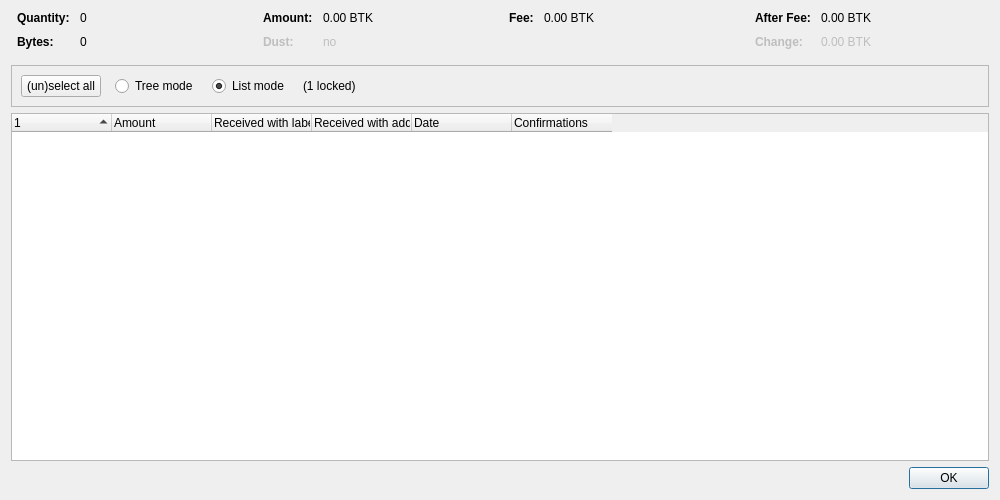
<?xml version="1.0" encoding="UTF-8"?>
<ui version="4.0">
 <class>CoinControlDialog</class>
 <widget class="QDialog" name="CoinControlDialog">
  <property name="geometry">
   <rect>
    <x>0</x>
    <y>0</y>
    <width>1000</width>
    <height>500</height>
   </rect>
  </property>
  <property name="windowTitle">
   <string>Coin Selection</string>
  </property>
  <layout class="QVBoxLayout" name="verticalLayout">
   <item>
    <layout class="QHBoxLayout" name="horizontalLayoutTop" stretch="0,0,0,0">
     <property name="topMargin">
      <number>0</number>
     </property>
     <property name="bottomMargin">
      <number>10</number>
     </property>
     <item>
      <layout class="QFormLayout" name="formLayoutCoinControl1">
       <property name="horizontalSpacing">
        <number>10</number>
       </property>
       <property name="verticalSpacing">
        <number>10</number>
       </property>
       <property name="leftMargin">
        <number>6</number>
       </property>
       <property name="rightMargin">
        <number>6</number>
       </property>
       <item row="0" column="0">
        <widget class="QLabel" name="labelCoinControlQuantityText">
         <property name="font">
          <font>
           <weight>75</weight>
           <bold>true</bold>
          </font>
         </property>
         <property name="text">
          <string>Quantity:</string>
         </property>
        </widget>
       </item>
       <item row="0" column="1">
        <widget class="QLabel" name="labelCoinControlQuantity">
         <property name="cursor">
          <cursorShape>IBeamCursor</cursorShape>
         </property>
         <property name="contextMenuPolicy">
          <enum>Qt::ActionsContextMenu</enum>
         </property>
         <property name="text">
          <string notr="true">0</string>
         </property>
         <property name="textInteractionFlags">
          <set>Qt::LinksAccessibleByMouse|Qt::TextSelectableByKeyboard|Qt::TextSelectableByMouse</set>
         </property>
        </widget>
       </item>
       <item row="1" column="0">
        <widget class="QLabel" name="labelCoinControlBytesText">
         <property name="font">
          <font>
           <weight>75</weight>
           <bold>true</bold>
          </font>
         </property>
         <property name="text">
          <string>Bytes:</string>
         </property>
        </widget>
       </item>
       <item row="1" column="1">
        <widget class="QLabel" name="labelCoinControlBytes">
         <property name="cursor">
          <cursorShape>IBeamCursor</cursorShape>
         </property>
         <property name="contextMenuPolicy">
          <enum>Qt::ActionsContextMenu</enum>
         </property>
         <property name="text">
          <string notr="true">0</string>
         </property>
         <property name="textInteractionFlags">
          <set>Qt::LinksAccessibleByMouse|Qt::TextSelectableByKeyboard|Qt::TextSelectableByMouse</set>
         </property>
        </widget>
       </item>
      </layout>
     </item>
     <item>
      <layout class="QFormLayout" name="formLayoutCoinControl2">
       <property name="horizontalSpacing">
        <number>10</number>
       </property>
       <property name="verticalSpacing">
        <number>10</number>
       </property>
       <property name="leftMargin">
        <number>6</number>
       </property>
       <property name="rightMargin">
        <number>6</number>
       </property>
       <item row="0" column="0">
        <widget class="QLabel" name="labelCoinControlAmountText">
         <property name="font">
          <font>
           <weight>75</weight>
           <bold>true</bold>
          </font>
         </property>
         <property name="text">
          <string>Amount:</string>
         </property>
        </widget>
       </item>
       <item row="0" column="1">
        <widget class="QLabel" name="labelCoinControlAmount">
         <property name="cursor">
          <cursorShape>IBeamCursor</cursorShape>
         </property>
         <property name="contextMenuPolicy">
          <enum>Qt::ActionsContextMenu</enum>
         </property>
         <property name="text">
          <string notr="true">0.00 BTK</string>
         </property>
         <property name="textInteractionFlags">
          <set>Qt::LinksAccessibleByMouse|Qt::TextSelectableByKeyboard|Qt::TextSelectableByMouse</set>
         </property>
        </widget>
       </item>
       <item row="1" column="0">
        <widget class="QLabel" name="labelCoinControlLowOutputText">
         <property name="enabled">
          <bool>false</bool>
         </property>
         <property name="font">
          <font>
           <weight>75</weight>
           <bold>true</bold>
          </font>
         </property>
         <property name="text">
          <string>Dust:</string>
         </property>
        </widget>
       </item>
       <item row="1" column="1">
        <widget class="QLabel" name="labelCoinControlLowOutput">
         <property name="enabled">
          <bool>false</bool>
         </property>
         <property name="cursor">
          <cursorShape>IBeamCursor</cursorShape>
         </property>
         <property name="contextMenuPolicy">
          <enum>Qt::ActionsContextMenu</enum>
         </property>
         <property name="text">
          <string notr="true">no</string>
         </property>
         <property name="textInteractionFlags">
          <set>Qt::LinksAccessibleByMouse|Qt::TextSelectableByKeyboard|Qt::TextSelectableByMouse</set>
         </property>
        </widget>
       </item>
      </layout>
     </item>
     <item>
      <layout class="QFormLayout" name="formLayoutCoinControl3">
       <property name="horizontalSpacing">
        <number>10</number>
       </property>
       <property name="verticalSpacing">
        <number>10</number>
       </property>
       <property name="leftMargin">
        <number>6</number>
       </property>
       <property name="rightMargin">
        <number>6</number>
       </property>
       <item row="0" column="0">
        <widget class="QLabel" name="labelCoinControlFeeText">
         <property name="font">
          <font>
           <weight>75</weight>
           <bold>true</bold>
          </font>
         </property>
         <property name="text">
          <string>Fee:</string>
         </property>
        </widget>
       </item>
       <item row="0" column="1">
        <widget class="QLabel" name="labelCoinControlFee">
         <property name="cursor">
          <cursorShape>IBeamCursor</cursorShape>
         </property>
         <property name="contextMenuPolicy">
          <enum>Qt::ActionsContextMenu</enum>
         </property>
         <property name="text">
          <string notr="true">0.00 BTK</string>
         </property>
         <property name="textInteractionFlags">
          <set>Qt::LinksAccessibleByMouse|Qt::TextSelectableByKeyboard|Qt::TextSelectableByMouse</set>
         </property>
        </widget>
       </item>
      </layout>
     </item>
     <item>
      <layout class="QFormLayout" name="formLayoutCoinControl4">
       <property name="horizontalSpacing">
        <number>10</number>
       </property>
       <property name="verticalSpacing">
        <number>10</number>
       </property>
       <property name="leftMargin">
        <number>6</number>
       </property>
       <property name="rightMargin">
        <number>6</number>
       </property>
       <item row="0" column="0">
        <widget class="QLabel" name="labelCoinControlAfterFeeText">
         <property name="font">
          <font>
           <weight>75</weight>
           <bold>true</bold>
          </font>
         </property>
         <property name="text">
          <string>After Fee:</string>
         </property>
        </widget>
       </item>
       <item row="0" column="1">
        <widget class="QLabel" name="labelCoinControlAfterFee">
         <property name="cursor">
          <cursorShape>IBeamCursor</cursorShape>
         </property>
         <property name="contextMenuPolicy">
          <enum>Qt::ActionsContextMenu</enum>
         </property>
         <property name="text">
          <string notr="true">0.00 BTK</string>
         </property>
         <property name="textInteractionFlags">
          <set>Qt::LinksAccessibleByMouse|Qt::TextSelectableByKeyboard|Qt::TextSelectableByMouse</set>
         </property>
        </widget>
       </item>
       <item row="1" column="0">
        <widget class="QLabel" name="labelCoinControlChangeText">
         <property name="enabled">
          <bool>false</bool>
         </property>
         <property name="font">
          <font>
           <weight>75</weight>
           <bold>true</bold>
          </font>
         </property>
         <property name="text">
          <string>Change:</string>
         </property>
        </widget>
       </item>
       <item row="1" column="1">
        <widget class="QLabel" name="labelCoinControlChange">
         <property name="enabled">
          <bool>false</bool>
         </property>
         <property name="cursor">
          <cursorShape>IBeamCursor</cursorShape>
         </property>
         <property name="contextMenuPolicy">
          <enum>Qt::ActionsContextMenu</enum>
         </property>
         <property name="text">
          <string notr="true">0.00 BTK</string>
         </property>
         <property name="textInteractionFlags">
          <set>Qt::LinksAccessibleByMouse|Qt::TextSelectableByKeyboard|Qt::TextSelectableByMouse</set>
         </property>
        </widget>
       </item>
      </layout>
     </item>
    </layout>
   </item>
   <item>
    <widget class="QFrame" name="frame">
     <property name="minimumSize">
      <size>
       <width>0</width>
       <height>40</height>
      </size>
     </property>
     <property name="frameShape">
      <enum>QFrame::StyledPanel</enum>
     </property>
     <property name="frameShadow">
      <enum>QFrame::Sunken</enum>
     </property>
     <layout class="QHBoxLayout" name="horizontalLayout">
      <item>
       <layout class="QHBoxLayout" name="horizontalLayoutPanel" stretch="0,0,0,0,0">
        <property name="spacing">
         <number>14</number>
        </property>
        <item>
         <widget class="QPushButton" name="pushButtonSelectAll">
          <property name="sizePolicy">
           <sizepolicy hsizetype="Maximum" vsizetype="Fixed">
            <horstretch>0</horstretch>
            <verstretch>0</verstretch>
           </sizepolicy>
          </property>
          <property name="text">
           <string>(un)select all</string>
          </property>
          <property name="autoDefault">
           <bool>false</bool>
          </property>
         </widget>
        </item>
        <item>
         <widget class="QRadioButton" name="radioTreeMode">
          <property name="sizePolicy">
           <sizepolicy hsizetype="Maximum" vsizetype="Fixed">
            <horstretch>0</horstretch>
            <verstretch>0</verstretch>
           </sizepolicy>
          </property>
          <property name="text">
           <string>Tree mode</string>
          </property>
         </widget>
        </item>
        <item>
         <widget class="QRadioButton" name="radioListMode">
          <property name="sizePolicy">
           <sizepolicy hsizetype="Maximum" vsizetype="Fixed">
            <horstretch>0</horstretch>
            <verstretch>0</verstretch>
           </sizepolicy>
          </property>
          <property name="text">
           <string>List mode</string>
          </property>
          <property name="checked">
           <bool>true</bool>
          </property>
         </widget>
        </item>
        <item>
         <widget class="QLabel" name="labelLocked">
          <property name="text">
           <string notr="true">(1 locked)</string>
          </property>
         </widget>
        </item>
        <item>
         <spacer name="horizontalSpacer">
          <property name="orientation">
           <enum>Qt::Horizontal</enum>
          </property>
          <property name="sizeHint" stdset="0">
           <size>
            <width>40</width>
            <height>20</height>
           </size>
          </property>
         </spacer>
        </item>
       </layout>
      </item>
     </layout>
    </widget>
   </item>
   <item>
    <widget class="CoinControlTreeWidget" name="treeWidget">
     <property name="contextMenuPolicy">
      <enum>Qt::CustomContextMenu</enum>
     </property>
     <property name="sortingEnabled">
      <bool>false</bool>
     </property>
     <property name="columnCount">
      <number>6</number>
     </property>
     <attribute name="headerShowSortIndicator" stdset="0">
      <bool>true</bool>
     </attribute>
     <attribute name="headerStretchLastSection">
      <bool>false</bool>
     </attribute>
     <column>
      <property name="text">
       <string/>
      </property>
     </column>
     <column>
      <property name="text">
       <string>Amount</string>
      </property>
     </column>
     <column>
      <property name="text">
       <string>Received with label</string>
      </property>
     </column>
     <column>
      <property name="text">
       <string>Received with address</string>
      </property>
     </column>
     <column>
      <property name="text">
       <string>Date</string>
      </property>
     </column>
     <column>
      <property name="text">
       <string>Confirmations</string>
      </property>
      <property name="toolTip">
       <string>Confirmed</string>
      </property>
     </column>
     <column>
      <property name="text">
       <string/>
      </property>
     </column>
     <column>
      <property name="text">
       <string/>
      </property>
     </column>
     <column>
      <property name="text">
       <string/>
      </property>
     </column>
     <column>
      <property name="text">
       <string/>
      </property>
     </column>
    </widget>
   </item>
   <item>
    <widget class="QDialogButtonBox" name="buttonBox">
     <property name="orientation">
      <enum>Qt::Horizontal</enum>
     </property>
     <property name="standardButtons">
      <set>QDialogButtonBox::Ok</set>
     </property>
    </widget>
   </item>
  </layout>
 </widget>
 <customwidgets>
  <customwidget>
   <class>CoinControlTreeWidget</class>
   <extends>QTreeWidget</extends>
   <header>qt/coincontroltreewidget.h</header>
  </customwidget>
 </customwidgets>
 <resources/>
 <connections/>
</ui>
